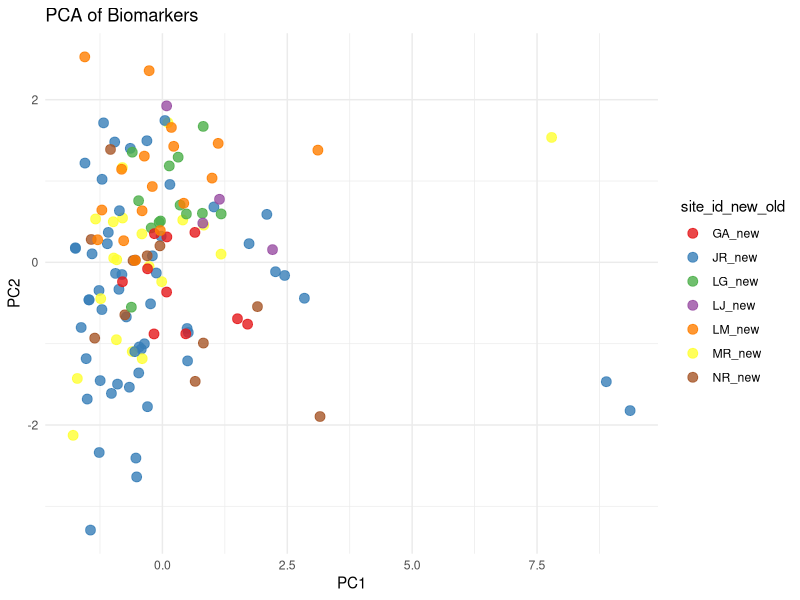

Write the R code that produced this figure. (Note: this script raises an error after producing the figure.)
#### readme ####

# Created by: John Whalen
# Last Updated by: John Whalen
# Last Updated: 6/26/24

# ## ID
# SJR14: 2014
# SJR15: 2015
# SJR16: 2016
# AEB: 2002-2005
# 
# ## Maturity
# Mature: 1
# Immature: 0
# 
# ## Sex
# Male: 1
# Female: 0
# 
# ## Site
# GA: 1
# SMR: 2
# NR: 3
# LSJR: 4
# LG: 5
# LM: 6
# LJ: 7


#### INITIALIZE ####

# for John
setwd(dirname(rstudioapi::getActiveDocumentContext()$path))

#### PACKAGES ####
packages_used <- 
  c("rfishbase",
    "ggforce",
    "vegan",
    "stats",
    "ggrepel",
    "ggfortify",
    "dplyr",
    "lubridate",
    "readxl",
    "ggplot2")

packages_to_install <- 
  packages_used[!packages_used %in% installed.packages()[,1]]

if (length(packages_to_install) > 0) {
  install.packages(packages_to_install, 
                   Ncpus = Sys.getenv("NUMBER_OF_PROCESSORS") - 1)
}

lapply(packages_used, 
       require, 
       character.only = TRUE)

#### IMPORT DATA ####

# Uses the relative path from the sjr_hypanus-sabinus/scripts/ directory where this R file is located. 
sjr<- read_excel("../data/SJR_Sabina_All_Data.xlsx")
#! this data file does not contain weight. Find that file to calculate 

# Replace numbers with site IDs
site_map <- setNames(c("GA", "MR", "NR", "JR", "LG", "LM", "LJ"), 1:7)
sjr <- sjr %>%
  mutate(Site = factor(Site, levels = 1:7, labels = c("GA", "MR", "NR", "JR", "LG", "LM", "LJ")))

# Extract year from Date column
sjr <- sjr %>%
  mutate(Year = if_else(is.na(Date), 2002, year(Date)))

# Create site_id column combining site code and year
sjr <- sjr %>%
  mutate(site_id = paste(Site, Year, sep = "-"))

# View the updated dataset
head(sjr)


# Continue from the previous transformation
sjr <- sjr %>%
  mutate(site_id_new_old = case_when(
    Year == 2002 ~ paste(Site, "old", sep = "_"),
    Year >= 2014 & Year <= 2016 ~ paste(Site, "new", sep = "_"),
    TRUE ~ paste(Site, "other", sep = "_")  # You can specify what to do with other years or leave it out
  ))

# View the updated dataset
head(sjr)



#### visualize ####

### PCA
# First, let's create a clean dataset including the site_id_new_old for PCA
sjr_clean <- sjr %>%
  select(CYP, GST, UGT, NPH, PYR, BaP, LPO, site_id_new_old) %>%
  na.omit()  # This now also omits any rows with NA in 'site_id_new_old'

# Now perform PCA on just the biomarker data
pca_result <- prcomp(sjr_clean[,1:7], scale. = TRUE)  # Select only the biomarker columns, now that site_id_new_old is column 8

# Prepare a data frame for plotting, using the PCA scores and site_id_new_old which have the same number of rows now
pca_data <- data.frame(Score1 = pca_result$x[,1], Score2 = pca_result$x[,2], site_id_new_old = sjr_clean$site_id_new_old)

# Plotting the PCA results
ggplot(pca_data, aes(x = Score1, y = Score2, color = site_id_new_old)) +
  geom_point(alpha = 0.8, size = 3) +
  labs(title = "PCA of Biomarkers", x = "PC1", y = "PC2") +
  theme_minimal() +
  scale_color_brewer(palette = "Set1")  # Adjust color palette as needed

# Display the plot
print(ggplot_object)

# Assuming all previous steps and data preparations are correct
# Adjusted plotting code
ggplot_object <- ggplot(pca_data, aes(x = Score1, y = Score2, color = site_id_new_old)) +
  geom_point(alpha = 0.8, size = 3) +
  stat_ellipse(type = "t", linetype = 2, level = 0.95) +  # Draws ellipses
  labs(title = "PCA of Biomarkers", x = "PC1", y = "PC2") +
  theme_minimal() +
  scale_color_brewer(palette = "Set1")  # Adjust color palette as needed

# Maximum scores for proper scaling
max_score1 <- max(abs(pca_data$Score1))
max_score2 <- max(abs(pca_data$Score2))


# Add eigenvectors as arrows
for (i in 1:nrow(loadings)) {
  ggplot_object <- ggplot_object +
    geom_segment(aes(x = 0, y = 0), 
                 xend = loadings[i, "PC1"] * max_score1, 
                 yend = loadings[i, "PC2"] * max_score2, 
                 arrow = arrow(length = unit(0.5, "cm")), 
                 color = "black", alpha = 0.75) +
    geom_text_repel(aes(x = loadings[i, "PC1"] * max_score1 * 1.1, 
                        y = loadings[i, "PC2"] * max_score2 * 1.1, 
                        label = rownames(loadings)[i]),
                    size = 4, color = "black", nudge_x = 0.05, nudge_y = 0.05)
}

# Display the plot
print(ggplot_object)


### MDS & nMDS
# Assuming mds_df and nmds_df are already created with 'Group' column
# Plot MDS with ellipses
mds_plot <- ggplot(mds_df, aes(x = X1, y = X2, color = Group)) +
  geom_point(alpha = 0.8, size = 3) +
  geom_mark_ellipse(aes(color = Group), show.legend = FALSE, alpha = 0.2) +
  ggtitle("MDS Plot with Ellipses") +
  theme_minimal() +
  scale_color_brewer(palette = "Set1")  # Adjust color palette as needed

# Plot nMDS with ellipses
nmds_plot <- ggplot(nmds_df, aes(x = X1, y = X2, color = Group)) +
  geom_point(alpha = 0.8, size = 3) +
  geom_mark_ellipse(aes(color = Group), show.legend = FALSE, alpha = 0.2) +
  ggtitle("nMDS Plot with Ellipses") +
  theme_minimal() +
  scale_color_brewer(palette = "Set1")  # Adjust color palette as needed

# Display the plots
print(mds_plot)
print(nmds_plot)
